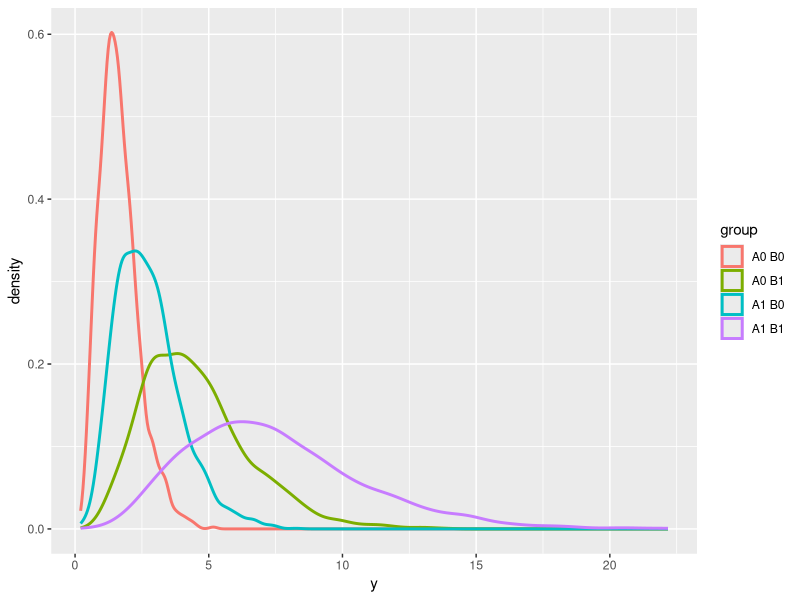
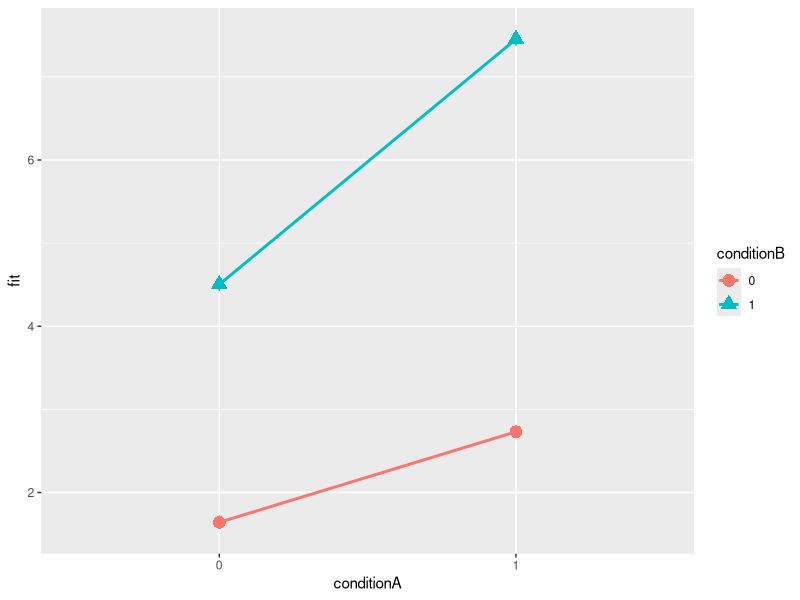
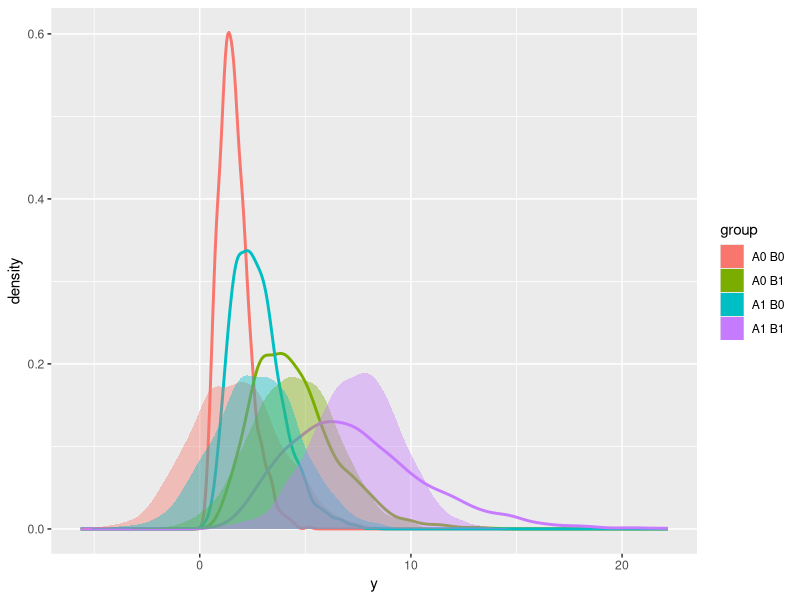
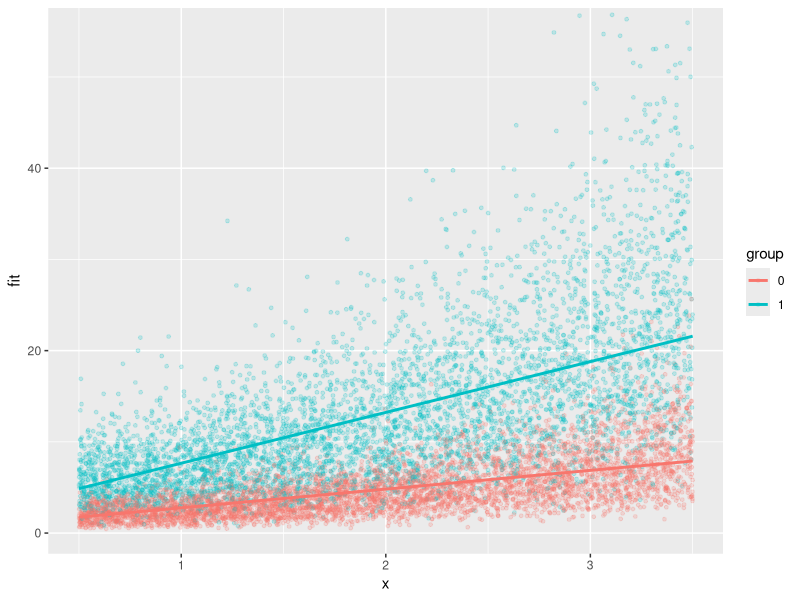
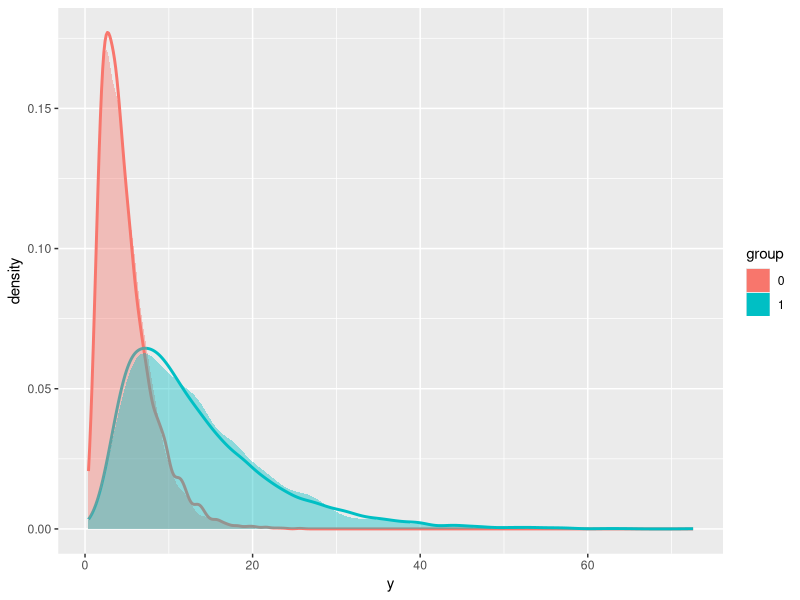

Recreate these plots in R, in order. (Note: this script raises an error after producing the figures.)

################################

library(ggplot2)
library(effects)

################################

# category group conditions

N = 1e4
conditionA = rbinom(N,1,.5)
conditionB = rbinom(N,1,.5)
group = paste(paste0("A",conditionA),paste0("B",conditionB))

b0 = 0.5
b1 = 0.5
b2 = 1

yLin = b0 + conditionA*b1 + conditionB*b2
shape=5
y = rgamma(N,shape=shape,scale=exp(yLin)/shape)
df = data.frame(y,conditionA,conditionB,group)
df$group = as.factor(df$group)
df$conditionA = as.factor(df$conditionA)
df$conditionB = as.factor(df$conditionB)
ggplot(df)+geom_density(aes(x=y,group=group,color=group),linewidth=1)

fit = glm(y~conditionA*conditionB,data=df,family=gaussian(link="log"))
summary(fit)

fit_log = glm(y~conditionA*conditionB,data=df,family=Gamma(link="log"))
fit_id = glm(y~conditionA*conditionB,data=df,family=Gamma(link="identity"))

nd <- expand.grid(conditionA = c("0","1"), conditionB = c("0","1"))
nd$p_log <- predict(fit_log, newdata = nd, type = "response")
nd$p_id <- predict(fit_id, newdata = nd, type = "response")

summary(fit)

eff = data.frame(allEffects(fit)$"conditionA:conditionB")
ggplot(eff,aes(x=conditionA,y=fit,group=conditionB,color=conditionB,shape=conditionB))+
  geom_point(size=4)+geom_line(linewidth=1)+geom_errorbar(aes(ymin=lower,ymax=upper),width=0)

df$sim = simulate(fit)$sim_1
ggplot(df)+
  geom_density(aes(x=y,group=group,color=group),linewidth=1)+
  geom_density(aes(x=sim,group=group,fill=group),color=NA,alpha=.4)

################################

# continuous predictor

N = 1e4
b0 = 0.5
b1 = 1
b2 = 0.5

group = rbinom(N,1,.5)
x = runif(N,0.5,3.5)
yLin = b0 + b1*group + b2*x
shape = 5
y = rgamma(N,shape=shape,scale=exp(yLin)/shape)
df = data.frame(y,x,group)
df$group = as.factor(df$group)

fit = glm(y~group*x,data=df,family=Gamma(link="identity"))
#fit = glm(y~group*x,data=df,family=Gamma(link="log"))
summary(fit)

eff = data.frame(allEffects(fit,xlevels=list(x=seq(0.5,3.5,.1)))$"group:x")
ggplot(eff,aes(x=x,group=group,color=group,y=fit))+
  geom_point(data=df,aes(x=x,y=y),size=1,alpha=.2)+
  geom_line(linewidth=1)+
  coord_cartesian(ylim=c(min(df$y),quantile(df$y,.999)))

df$sim = simulate(fit)$sim_1
ggplot(df)+
  geom_density(aes(x=y,group=group,color=group),linewidth=1)+
  geom_density(aes(x=sim,group=group,fill=group),color=NA,alpha=.4)
# plot(df$y, df$sim)

####

N = 1e4
b0 = 0.5
b1 = 1
b2 = 0.5

niter = 10
deltaLog = rep(NA,niter)
deltaId = rep(NA,niter)
for(i in 1:niter){
  group = rbinom(N,1,.5)
  x = runif(N,0.5,3.5)
  yLin = b0 + b1*group + b2*x
  shape = 5
  y = rgamma(N,shape=shape,scale=yLin/shape)
  df = data.frame(y,x,group)
  df$group = as.factor(df$group)
  
  fitId = glm(y~group*x,data=df,family=Gamma(link="identity"))
  fitLog = glm(y~group*x,data=df,family=Gamma(link="log"))
  deltaLog[i] = cv.glm(df,fitLog,K=10)$delta[2]
  deltaId[i] = cv.glm(df,fitId,K=10)$delta[2]
}
hist(deltaLog-deltaId)

################################
